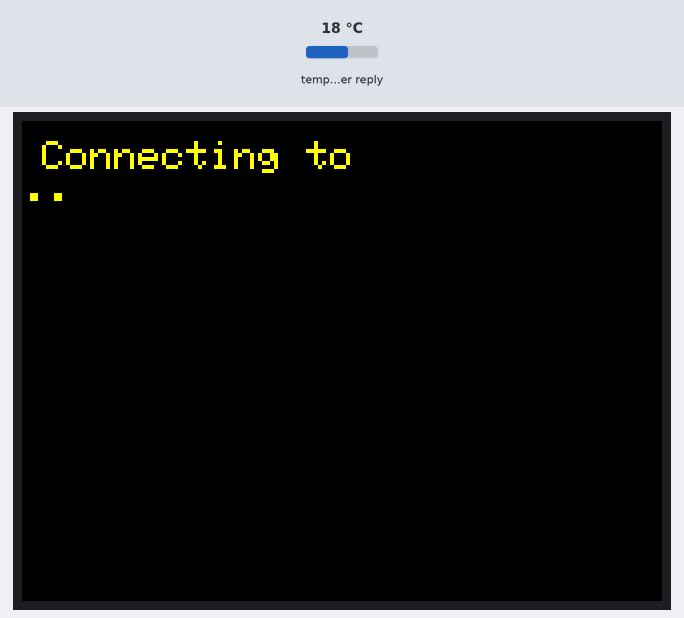
Recording of a program running on a simulated ESP32-S3. Parts: 320×240 colour display. The inputs (shaded band) are chosen by the test bench; at power-on: temperature in the weather reply 18 °C. WiFi joins after 1.5 s; servers stay silent unless stated; web services answer with replies made up by the test bench; what the program prints to the serial monitor is not drawn.

Above: at 1.4 s.
At 1.9 s:
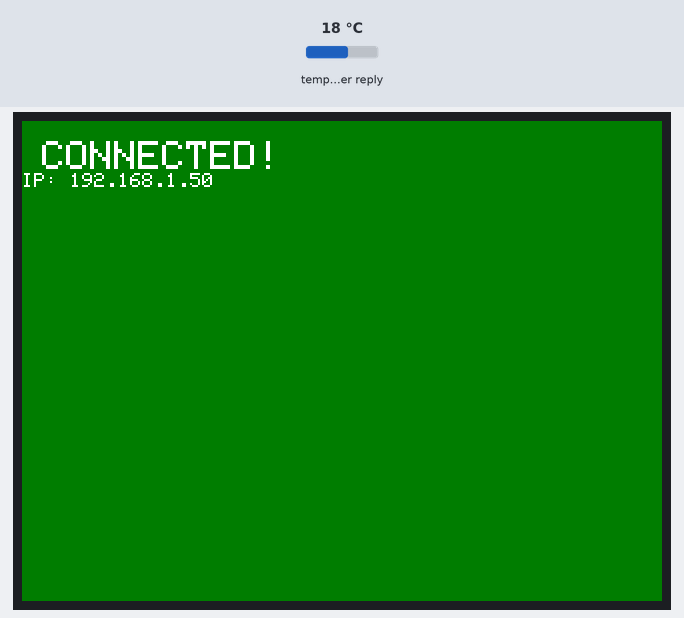
At 3.3 s:
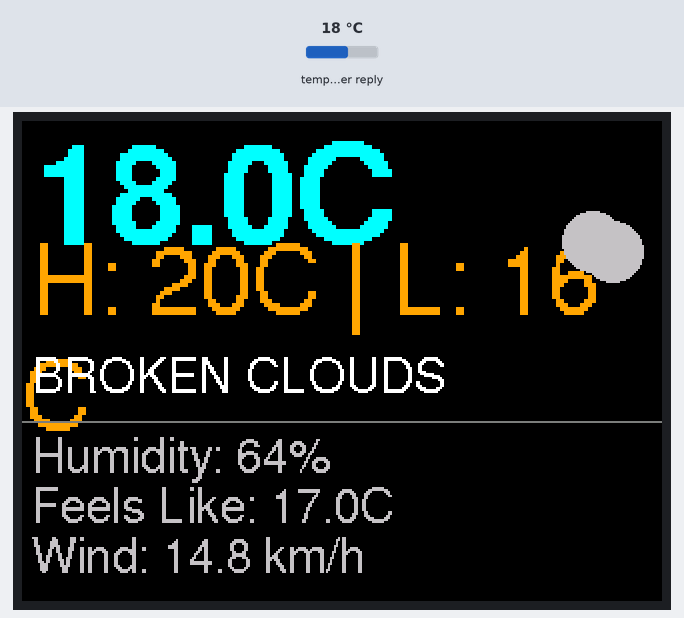

The program:

main.cpp
```cpp
#include "secrets.h"
#include <WiFi.h>
#include <HTTPClient.h>
#include <ArduinoJson.h>
#include <Adafruit_GFX.h>
#include <Adafruit_ILI9341.h>
#include <SPI.h>

// --- CUSTOM FONTS FOR SMOOTH TEXT ---
// These fonts are included with the Adafruit GFX library and provide a much cleaner appearance.
#include <Fonts/FreeSansBold24pt7b.h>
#include <Fonts/FreeSansBold18pt7b.h> // Smaller bold font for main temp
#include <Fonts/FreeSans12pt7b.h>     // Medium font for description and titles

// --- DISPLAY PIN DEFINITIONS (ILI9341) ---
// Note: We are using the pins confirmed in our previous steps.
#define TFT_CS    10
#define TFT_DC    8
#define TFT_RST   4
#define TFT_MOSI  11 // Shared Data
#define TFT_SCK   12 // Shared Clock

// --- WEATHER API CONSTANTS ---
// We use metric for simplicity, change to 'imperial' for Fahrenheit
const char* WEATHER_UNIT = "metric";
const char* WEATHER_LANGUAGE = "en";

// Define the SPI Settings used by the ILI9341 display
SPISettings settingsA(40000000, MSBFIRST, SPI_MODE0);

// Initialize the display
Adafruit_ILI9341 tft = Adafruit_ILI9341(TFT_CS, TFT_DC, TFT_MOSI, TFT_SCK, TFT_RST);

// --- STRUCTURES FOR DATA ---
struct WeatherData {
  float temp;
  float feels_like;
  float humidity;
  String description;
  String icon;
  int sunrise;
  int sunset;
  int timezone_offset;
  float wind_speed;
  float temp_min; // Daily low temperature
  float temp_max; // Daily high temperature
};
WeatherData current_weather;

// -------------------------------------------------------------------
// C++ FUNCTION PROTOTYPES (MANDATORY FOR PlatformIO/main.cpp)
// -------------------------------------------------------------------
void connectWiFi();
void initializeDisplay();
bool fetchWeatherData(WeatherData& data);
void displayWeatherData(const WeatherData& data);
void drawWeatherIcon(const String& icon_code, int x, int y, int color);

// -------------------------------------------------------------------
// SETUP AND LOOP
// -------------------------------------------------------------------

void setup() {
  Serial.begin(115200);

  // 1. Initialize Display (with SPI synchronization fix)
  initializeDisplay();
  // Using the built-in font size 2 for the startup message
  tft.setTextSize(2);
  tft.setCursor(10, 10);
  tft.println("Initializing...");

  // 2. Connect to Wi-Fi
  connectWiFi();

  // 3. Initial Weather Fetch
  tft.fillScreen(ILI9341_BLACK);
  // Using the built-in font size 2 for the fetching message
  tft.setTextSize(2);
  tft.setCursor(10, 10);
  tft.setTextColor(ILI9341_WHITE);
  tft.println("Fetching weather...");

  if (fetchWeatherData(current_weather)) {
    Serial.println("Weather data fetched successfully.");
    displayWeatherData(current_weather);
  } else {
    tft.println("\nFailed to get weather.");
  }
}

void loop() {
  // Check WiFi status every loop and attempt to reconnect if disconnected
  if (WiFi.status() != WL_CONNECTED) {
    connectWiFi();
    // Only fetch weather if connection is restored
    if (WiFi.status() == WL_CONNECTED) {
      if (fetchWeatherData(current_weather)) {
        displayWeatherData(current_weather);
      }
    }
  }

  // Fetch and update weather every 15 minutes (15 * 60 * 1000 ms)
  static unsigned long last_update = 0;
  if (millis() - last_update > 900000) {
    if (fetchWeatherData(current_weather)) {
        displayWeatherData(current_weather);
    }
    last_update = millis();
  }

  delay(1000);
}

// -------------------------------------------------------------------
// FUNCTION IMPLEMENTATIONS
// -------------------------------------------------------------------

void initializeDisplay() {
  // This is the critical SPI synchronization fix from the last step
  SPI.begin();
  SPI.beginTransaction(settingsA);
  tft.begin();
  tft.setRotation(1); // Landscape mode (320x240)
  tft.fillScreen(ILI9341_BLACK);
  tft.setTextWrap(true);
  tft.setTextColor(ILI9341_WHITE);
  // We use setTextSize(1) here as a baseline; custom fonts ignore setTextSize.
  tft.setTextSize(1);
  tft.setCursor(10, 10);
  SPI.endTransaction();
}

void connectWiFi() {
  SPI.beginTransaction(settingsA);
  tft.fillScreen(ILI9341_BLACK);
  tft.setCursor(10, 10);
  tft.setTextColor(ILI9341_YELLOW);
  tft.setTextSize(2);
  tft.print("Connecting to ");
  tft.println(WIFI_SSID);

  WiFi.begin(WIFI_SSID, WIFI_PASSWORD);
  int attempts = 0;
  while (WiFi.status() != WL_CONNECTED && attempts < 20) {
    delay(500);
    tft.print(".");
    attempts++;
  }

  if (WiFi.status() == WL_CONNECTED) {
    tft.fillScreen(ILI9341_DARKGREEN);
    tft.setTextColor(ILI9341_WHITE);
    tft.setCursor(10, 10);
    tft.println("CONNECTED!");
    tft.setTextSize(1);
    tft.print("IP: ");
    tft.println(WiFi.localIP());
    delay(1000);
  } else {
    tft.fillScreen(ILI9341_RED);
    tft.setTextColor(ILI9341_WHITE);
    tft.setCursor(10, 10);
    tft.println("WIFI FAILED!");
    tft.setTextSize(1);
    tft.println("Check credentials.");
    // Halt and allow user to restart/check wiring
    while(true);
  }
  SPI.endTransaction();
}

bool fetchWeatherData(WeatherData& data) {
  if (WiFi.status() != WL_CONNECTED) {
    Serial.println("Not connected to Wi-Fi. Cannot fetch weather.");
    return false;
  }

  HTTPClient http;

  // Construct the API URL
  String serverPath = "http://api.openweathermap.org/data/2.5/weather?";
  serverPath += "lat=" + String(LATITUDE);
  serverPath += "&lon=" + String(LONGITUDE);
  serverPath += "&units=" + String(WEATHER_UNIT);
  serverPath += "&lang=" + String(WEATHER_LANGUAGE);
  serverPath += "&appid=" + String(OPENWEATHERMAP_API_KEY);

  Serial.print("Requesting: ");
  Serial.println(serverPath);

  // Begin HTTP request
  http.begin(serverPath.c_str());
  int httpResponseCode = http.GET();

  if (httpResponseCode > 0) {
    Serial.printf("HTTP Response code: %d\n", httpResponseCode);

    // Check if JSON payload is received
    String payload = http.getString();
    Serial.println("Received payload.");

    // Use StaticJsonDocument for parsing
    StaticJsonDocument<4096> doc;
    DeserializationError error = deserializeJson(doc, payload);

    if (error) {
      Serial.print(F("deserializeJson() failed: "));
      Serial.println(error.f_str());
      http.end();
      return false;
    }

    // Parse the data
    data.temp = doc["main"]["temp"].as<float>();
    data.feels_like = doc["main"]["feels_like"].as<float>();
    data.humidity = doc["main"]["humidity"].as<float>();
    // Retrieve min/max temperature for the day
    data.temp_min = doc["main"]["temp_min"].as<float>();
    data.temp_max = doc["main"]["temp_max"].as<float>();
    data.description = doc["weather"][0]["description"].as<String>();
    data.icon = doc["weather"][0]["icon"].as<String>();
    data.timezone_offset = doc["timezone"].as<int>();
    // Get the wind speed from the "wind" object
    data.wind_speed = doc["wind"]["speed"].as<float>();

    http.end();
    return true;
  } else {
    Serial.printf("HTTP Error: %s\n", http.errorToString(httpResponseCode).c_str());
    http.end();
    return false;
  }
}

void displayWeatherData(const WeatherData& data) {
  SPI.beginTransaction(settingsA);
  tft.fillScreen(ILI9341_BLACK);

  // --- 2. CURRENT TEMPERATURE (Using FreeSansBold18pt7b) ---
  // Position: Y=60 baseline (Adjusted from 70 to 60 to prevent overlap with High/Low)
  tft.setFont(&FreeSansBold18pt7b); // Smaller bold font
  tft.setTextColor(ILI9341_CYAN);

  // Create temp string
  String temp_str = String(data.temp, 1) + (String(WEATHER_UNIT).equals("metric") ? "°C" : "°F");

  tft.setCursor(5, 60);
  tft.print(temp_str);

  // --- 3. DAILY HIGH/LOW (Using FreeSans12pt7b) ---
  // Position: Y=95 baseline (Adjusted from 100 to 95 to prevent overlap with Current Temp)
  tft.setFont(&FreeSans12pt7b);
  tft.setTextColor(ILI9341_ORANGE);

  // High/Low string format: H: X°C | L: Y°C
  String unit_char = String(WEATHER_UNIT).equals("metric") ? "C" : "F";
  String hi_low_str = "H: " + String(data.temp_max, 0) + "°" + unit_char + " | L: " + String(data.temp_min, 0) + "°" + unit_char;

  tft.setCursor(5, 95);
  tft.print(hi_low_str);


  // --- 4. WEATHER ICON (Placeholder) ---
  // Position: Y=60 baseline (Keep icon position consistent, near the top temps)
  tft.setFont(NULL); // Switch back to built-in font for the icon drawing function
  tft.setTextSize(1);
  tft.setCursor(tft.width() - 35, 60); // Set cursor for drawing function
  drawWeatherIcon(data.icon, tft.width() - 35, 60, ILI9341_YELLOW);

  // --- 5. DESCRIPTION (Using FreeSans12pt7b) ---
  // Position: Y=135 baseline (Remains the same, now with more room)
  tft.setFont(&FreeSans12pt7b);
  tft.setTextColor(ILI9341_WHITE);
  tft.setCursor(5, 135);

  // Create a mutable copy to call toUpperCase()
  String description_display = data.description;
  description_display.toUpperCase();
  tft.println(description_display);

  // --- 7. DRAW SEPARATOR LINE ---
  // Draw a horizontal line to separate the main display from the details section
  tft.drawLine(0, 150, tft.width(), 150, ILI9341_DARKGREY);


  // --- 5. DETAILS (Humidity, Feels Like, Wind) ---
  // Use FreeSans12pt7b for smooth, non-boxy text.
  tft.setFont(&FreeSans12pt7b);
  tft.setTextSize(1);
  tft.setTextColor(ILI9341_LIGHTGREY);

  // Humidity (Y position: Adjusted to 175)
  tft.setCursor(5, 175);
  tft.print("Humidity: ");
  tft.print(data.humidity, 0);
  tft.println("%");

  // Feels Like (Y position: Adjusted to 200)
  tft.setCursor(5, 200);
  tft.print("Feels Like: ");
  tft.print(data.feels_like, 1);
  tft.println(String(WEATHER_UNIT).equals("metric") ? "C" : "F");

  // Wind Speed (Y position: Adjusted to 225)
  tft.setCursor(5, 225);
  tft.print("Wind: ");

  // Logic to convert m/s to km/h if metric is used
  float wind_display_value = data.wind_speed;
  String wind_unit_string;

  if (String(WEATHER_UNIT).equals("metric")) {
    // 1 m/s = 3.6 km/h
    wind_display_value = data.wind_speed * 3.6;
    wind_unit_string = " km/h";
  } else {
    // Imperial uses mph, which is already returned by the API when units=imperial
    wind_unit_string = " mph";
  }

  tft.print(wind_display_value, 1);
  tft.println(wind_unit_string);

  // --- 6. LAST UPDATED TIME (REMOVED) ---

  SPI.endTransaction();
}

// Simple icon drawing function based on OpenWeatherMap icon codes
void drawWeatherIcon(const String& icon_code, int x, int y, int color) {
  // Clear/Sunny (e.g., 01d)
  if (icon_code.startsWith("01")) {
    tft.fillCircle(x, y, 20, ILI9341_YELLOW); // Sun
  }
  // Clouds (e.g., 03d, 04d)
  else if (icon_code.startsWith("0") || icon_code.startsWith("04")) {
    tft.fillCircle(x, y, 15, ILI9341_LIGHTGREY);
    tft.fillCircle(x + 10, y + 5, 15, ILI9341_LIGHTGREY);
  }
  // Rain/Showers (e.g., 09d, 10d)
  else if (icon_code.startsWith("09") || icon_code.startsWith("10")) {
    tft.fillCircle(x, y, 15, ILI9341_LIGHTGREY); // Cloud
    tft.drawLine(x - 10, y + 20, x - 5, y + 25, ILI9341_BLUE); // Rain drops
    tft.drawLine(x, y + 20, x + 5, y + 25, ILI9341_BLUE);
  }
  // Snow (e.g., 13d)
  else if (icon_code.startsWith("13")) {
    tft.fillCircle(x, y, 15, ILI9341_WHITE); // Snowflakes (simple)
    tft.drawCircle(x, y, 10, ILI9341_WHITE);
  }
  // Thunderstorm/Mist, etc. (Default)
  else {
    tft.drawRect(x - 10, y - 10, 20, 20, ILI9341_RED);
    tft.setTextColor(ILI9341_RED);
    tft.setCursor(x - 5, y - 5);
    tft.print("?");
  }
}
```

secrets.h
```cpp
// -------------------------------------------------------------------
// 1. WiFi and API Configuration
// -------------------------------------------------------------------

// Replace with your network credentials
#define WIFI_SSID       ""
#define WIFI_PASSWORD   ""

// OpenWeatherMap API Key
// Get a free API key from https://openweathermap.org/api
#define OPENWEATHERMAP_API_KEY ""

// Location Coordinates (Example: New York City)
// Look up your location's latitude and longitude here: https://latlong.net/
#define LATITUDE   "44.670036"
#define LONGITUDE "-63.577577"

// Timezone offset (e.g., Eastern Standard Time is -5, London is 0)
// This is used for NTP time synchronization.
#define TIMEZONE_OFFSET_HRS -4
// -------------------------------------------------------------------
```

Measured:
- what the display in image 0 shows lasts 0.6 s, from 1.3 s to 1.9 s
- what the display in image 1 shows lasts 1.1 s, from 1.9 s to 3.0 s
